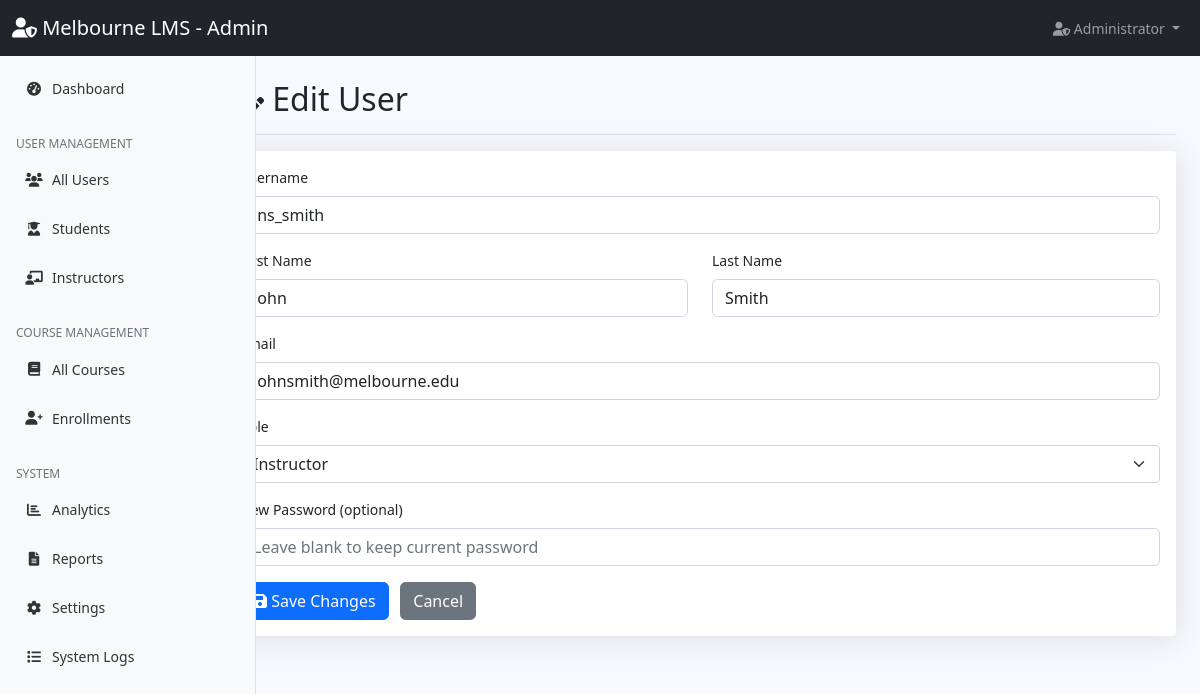
/admin/user_edit.php?id=2 (signed in), run on the app's committed database.
### tables this page shows
CREATE TABLE `users` (
  `id` int(11) NOT NULL,
  `username` varchar(50) NOT NULL,
  `email` varchar(100) NOT NULL,
  `password` varchar(255) NOT NULL,
  `first_name` varchar(50) NOT NULL,
  `last_name` varchar(50) NOT NULL,
  `role` enum('student','instructor','admin') NOT NULL,
  `profile_image` varchar(255) DEFAULT NULL,
  `created_at` timestamp NOT NULL DEFAULT current_timestamp(),
  `updated_at` timestamp NOT NULL DEFAULT current_timestamp() ON UPDATE current_timestamp()
);

### admin/user_edit.php (the view, shortened to what this page needs)
<?php
$database = new Database();
$db = $database->getConnection();
$userId = isset($_GET['id']) ? (int)$_GET['id'] : 0;
$stmt = $db->prepare('SELECT id, username, first_name, last_name, email, role FROM users WHERE id = ?');
$stmt->execute([$userId]);
$user = $stmt->fetch(PDO::FETCH_ASSOC);
?>
<!DOCTYPE html>
<html lang="en">
<head>
    <link href="https://cdn.jsdelivr.net/npm/bootstrap@5.1.3/dist/css/bootstrap.min.css" rel="stylesheet">
    <link href="https://cdnjs.cloudflare.com/ajax/libs/font-awesome/6.0.0/css/all.min.css" rel="stylesheet">
    <link href="../assets/css/dashboard.css" rel="stylesheet">
</head>
<body>
<?php include '../includes/admin_navbar.php'; ?>
<div class="container-fluid">
    <div class="row">
        <?php include '../includes/admin_sidebar.php'; ?>
        <main class="col-md-9 ms-sm-auto col-lg-10 px-md-4">
            <div class="d-flex justify-content-between flex-wrap flex-md-nowrap align-items-center pt-3 pb-2 mb-3 border-bottom">
                <h1 class="h2"><i class="fas fa-user-edit"></i> Edit User</h1>
            </div>
            <div class="card shadow">
                <div class="card-body">
                    <form method="post">
                        <div class="mb-3">
                            <label class="form-label">Username</label>
                            <input type="text" class="form-control" name="username" value="<?php echo htmlspecialchars($user['username']); ?>" required>
                        </div>
                        <div class="row mb-3">
                            <div class="col-md-6">
                                <label class="form-label">First Name</label>
                                <input type="text" class="form-control" name="first_name" value="<?php echo htmlspecialchars($user['first_name']); ?>" required>
                            </div>
                            <div class="col-md-6">
                                <label class="form-label">Last Name</label>
                                <input type="text" class="form-control" name="last_name" value="<?php echo htmlspecialchars($user['last_name']); ?>" required>
                            </div>
                        </div>
                        <div class="mb-3">
                            <label class="form-label">Email</label>
                            <input type="email" class="form-control" name="email" value="<?php echo htmlspecialchars($user['email']); ?>" required>
                        </div>
                        <div class="mb-3">
                            <label class="form-label">Role</label>
                            <select name="role" class="form-select" required>
                                <?php foreach (['student'=>'Student','instructor'=>'Instructor','admin'=>'Admin'] as $key=>$label): ?>
                                    <option value="<?php echo $key; ?>" <?php echo $user['role']===$key?'selected':''; ?>><?php echo $label; ?></option>
                                <?php endforeach; ?>
                            </select>
                        </div>
                        <div class="mb-3">
                            <label class="form-label">New Password (optional)</label>
                            <input type="password" class="form-control" name="password" minlength="6" placeholder="Leave blank to keep current password">
                        </div>
                        <button class="btn btn-primary"><i class="fas fa-save"></i> Save Changes</button>
                        <a href="users.php" class="btn btn-secondary ms-2">Cancel</a>
                    </form>
                </div>
            </div>
        </main>
    </div>
</div>
</body>
</html>

### assets/css/dashboard.css (style rules this page uses)
body { font-size: .875rem; background-color: #f8f9fc; }
main { padding-top: 0.5rem; }
.card { box-shadow: 0 0.15rem 1.75rem 0 rgba(58, 59, 69, 0.15) !important; border: none; }
.btn { border-radius: 0.35rem; font-weight: 400; }
@media (min-width: 769px) { main { margin-left: 16rem; } }
.form-control { border: 1px solid #d1d3e2; border-radius: 0.35rem; }
.shadow { box-shadow: 0 0.15rem 1.75rem 0 rgba(58, 59, 69, 0.15) !important; }

### data on the page
users: username "ins_smith", first_name "John", last_name "Smith", email "johnsmith@melbourne.edu", role "Instructor"
